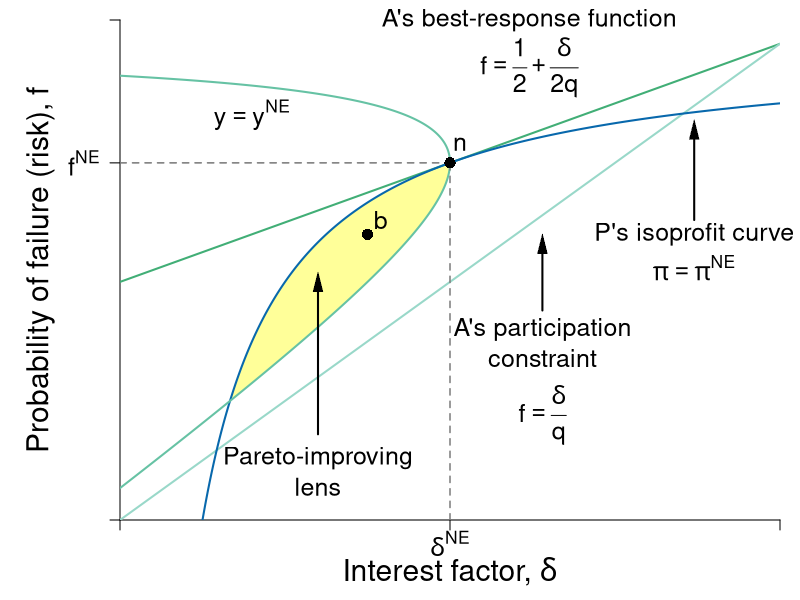

R code for this plot:
#Graph Designer: Simon Halliday, Scott Cohn
#Authors: Bowles and Halliday
#Title: Coordination, Conflict and Competition: A Text in Microeconomics

library(shape)
pdf(file = "credit/non_contractual_risk.pdf", width = 8, height = 6)

#Set parameters for graphics
pointsize <- 1.8
axislabelsize <- 1.8
labelsize <- 1.5
namesize <- 1.8
annotatesize <- 1.5
graphlinewidth <- 2
segmentlinewidth <- 1.5

COL <- c("#7fc97f", "#beaed4", "#fdc086", "#ffff99", "#386cb0", "#f0027f", "#bf5b17", "#666666")
COLA <- c("#e0f3db", "#99d8c9","#66c2a4","#41ae76", "#238b45", "#005824")
COLB <- c("#c6dbef", "#4eb3d3", "#2b8cbe", "#0868ac","#084081")
COLC <- c("#fcfbfd", "#efedf5", "#dadaeb", "#bcbddc", "#9e9ac8", "#807dba", "#6a51a3", "#54278f", "#3f007d")
grays <- gray.colors(25, start = 1, end = 0)

#Edited the margins to cater for the larger LHS labels
par(mar =  c(4, 6, 1, 1))

brfFn <- function(delta, q = 1) {
  .5 + (delta / (2 * q)) 
}

PCFn <- function(delta, q = 1) {
  delta/q
}

isoreturnFn <- function(delta, pi=0.125) {
  1 - (pi)/delta
}


yFn <- function(d1, f1, q = 1){
  q*f1*(1 - f1) - d1*(1 - f1)
}

profitFn <- function(d1, q = 1){
  d1/2 - (1/(2*q))*(d1)^2
}

ylow <- function(delta, q = 1, ybar = 0.0625){
  (-sqrt(delta^2 - 2*delta*q + q^2 - 4*q*ybar) + delta + q)/(2*q)
}

yhigh <- function(delta, q = 1, ybar = 0.0625){
  (sqrt(delta^2 - 2*delta*q + q^2 - 4*q*ybar) + delta + q)/(2*q)
}

xlims <- c(0, 1)
ylims <- c(0, 1.05)

npts <- 501 
d1 <- seq(xlims[1], xlims[2], length.out = npts)
f1 <- seq(ylims[1], ylims[2], length.out = npts) 
a <- c(0.0625)

plot(0, 0, xlim = xlims, ylim = ylims, type = "n",
     xlab = expression(paste("")),
     ylab = expression(paste("")), 
     xaxt = "n", 
     yaxt = "n", 
     cex.lab = axislabelsize, 
     bty = "n", 
     xaxs = "i", 
     yaxs = "i"
)


ticksy <- c(ylims[1], brfFn(delta = 0.5), ylims[2])
ylabels <- c(NA, expression(paste(f^{NE})), NA)
ticksx <- c(xlims[1], 0.5, xlims[2])
xlabels <- c(NA, expression(paste(delta^{NE})), NA)

axis(1, at = ticksx, pos = 0, labels = xlabels, cex.axis = labelsize)
axis(2, at = ticksy, pos = 0, labels = ylabels, las = 1, cex.axis = labelsize)

npts <- 503 
xx1 <- seq(xlims[1], xlims[2], length.out = npts)
xx2 <- seq(0, 1, length.out = npts)

xpoly1 <- seq(from = 0.168, to = 0.5, length.out = 500)
ypoly1 <- ylow(xpoly1)
ypoly2 <- isoreturnFn(xpoly1)
polygon(x = c(xpoly1, rev(xpoly1)), y = c(ypoly1, rev(ypoly2)), col = COL[4], density = NULL, border = NA)


#Draw the graphs
lines(xx1, brfFn(xx1), col = COLA[4], lwd = graphlinewidth)
lines(xx1, PCFn(xx1), col = COLA[2], lwd = graphlinewidth)
lines(xx1, isoreturnFn(xx1), col = COLB[4], lwd = graphlinewidth)

#Axis labels
mtext(expression(paste("Interest factor, ", delta)), side = 1, line = 2.5, cex = axislabelsize)
text(-0.12, 0.5*(ylims[2]), expression(paste("Probability of failure (risk), ", f)), xpd = TRUE, cex = axislabelsize, srt = 90) 


contour(d1, f1,
        outer(d1, f1, yFn),
        drawlabels = FALSE,
        col = COLA[3],
        lwd = graphlinewidth,
        levels = a,
        xaxs = "i",
        yaxs = "i",
        add = TRUE)


segments(0.5, 0, 0.5, brfFn(delta = 0.5), lty = 2, col = grays[20] , lwd = segmentlinewidth)
segments(0, brfFn(delta = 0.5), 0.5, brfFn(delta = 0.5), lty = 2, col = grays[20] , lwd = segmentlinewidth)

#Annotate points (4,4),(2,8),(8,2) on feasibility frontier
text(0.5 + 0.015, isoreturnFn(0.5) + 0.04, expression(paste(n)), cex = labelsize)
points(0.5, isoreturnFn(0.5), pch = 16, col = "black", cex = 1.5)

text(0.375 + 0.02, 0.6 + 0.03, expression(paste(b)), cex = labelsize)
points(0.375, 0.6, pch = 16, col = "black", cex = 1.5)

text(0.2, 0.85, expression(paste(y == y^{NE})), cex = labelsize)

text(0.62, 1.05, expression(paste("A's best-response function")), cex = labelsize, xpd = TRUE)
text(0.62, 0.95, expression(paste(f == frac(1,2) + frac(delta, 2*q))), cex = labelsize)

text(0.64, 0.4, expression(paste("A's participation")), cex = labelsize)
text(0.64, 0.34, expression(paste("constraint")), cex = labelsize)
text(0.64, 0.22, expression(paste(f == frac(delta, q))), cex = labelsize)
Arrows(0.64, 0.44, 0.64, 0.58, col = "black", lty = 1, lwd = 2, arr.type = "triangle", arr.lwd = 0.5)


text(0.87, 0.6, expression(paste("P's isoprofit curve")), cex = labelsize, xpd = TRUE)
text(0.87, 0.53, expression(paste(pi == pi^{NE})), cex = labelsize, xpd = TRUE)
Arrows(0.87, 0.63, 0.87, 0.82, col = "black", lty = 1, lwd = 2, arr.type = "triangle", arr.lwd = 0.5)

text(0.3, 0.13, expression(paste("Pareto-improving")), cex = labelsize)
text(0.3, 0.07, expression(paste("lens")), cex = labelsize)
Arrows(0.3, 0.18, 0.3, 0.5, col = "black", lty = 1, lwd = 2, arr.type = "triangle", arr.lwd = 0.5)


dev.off()
